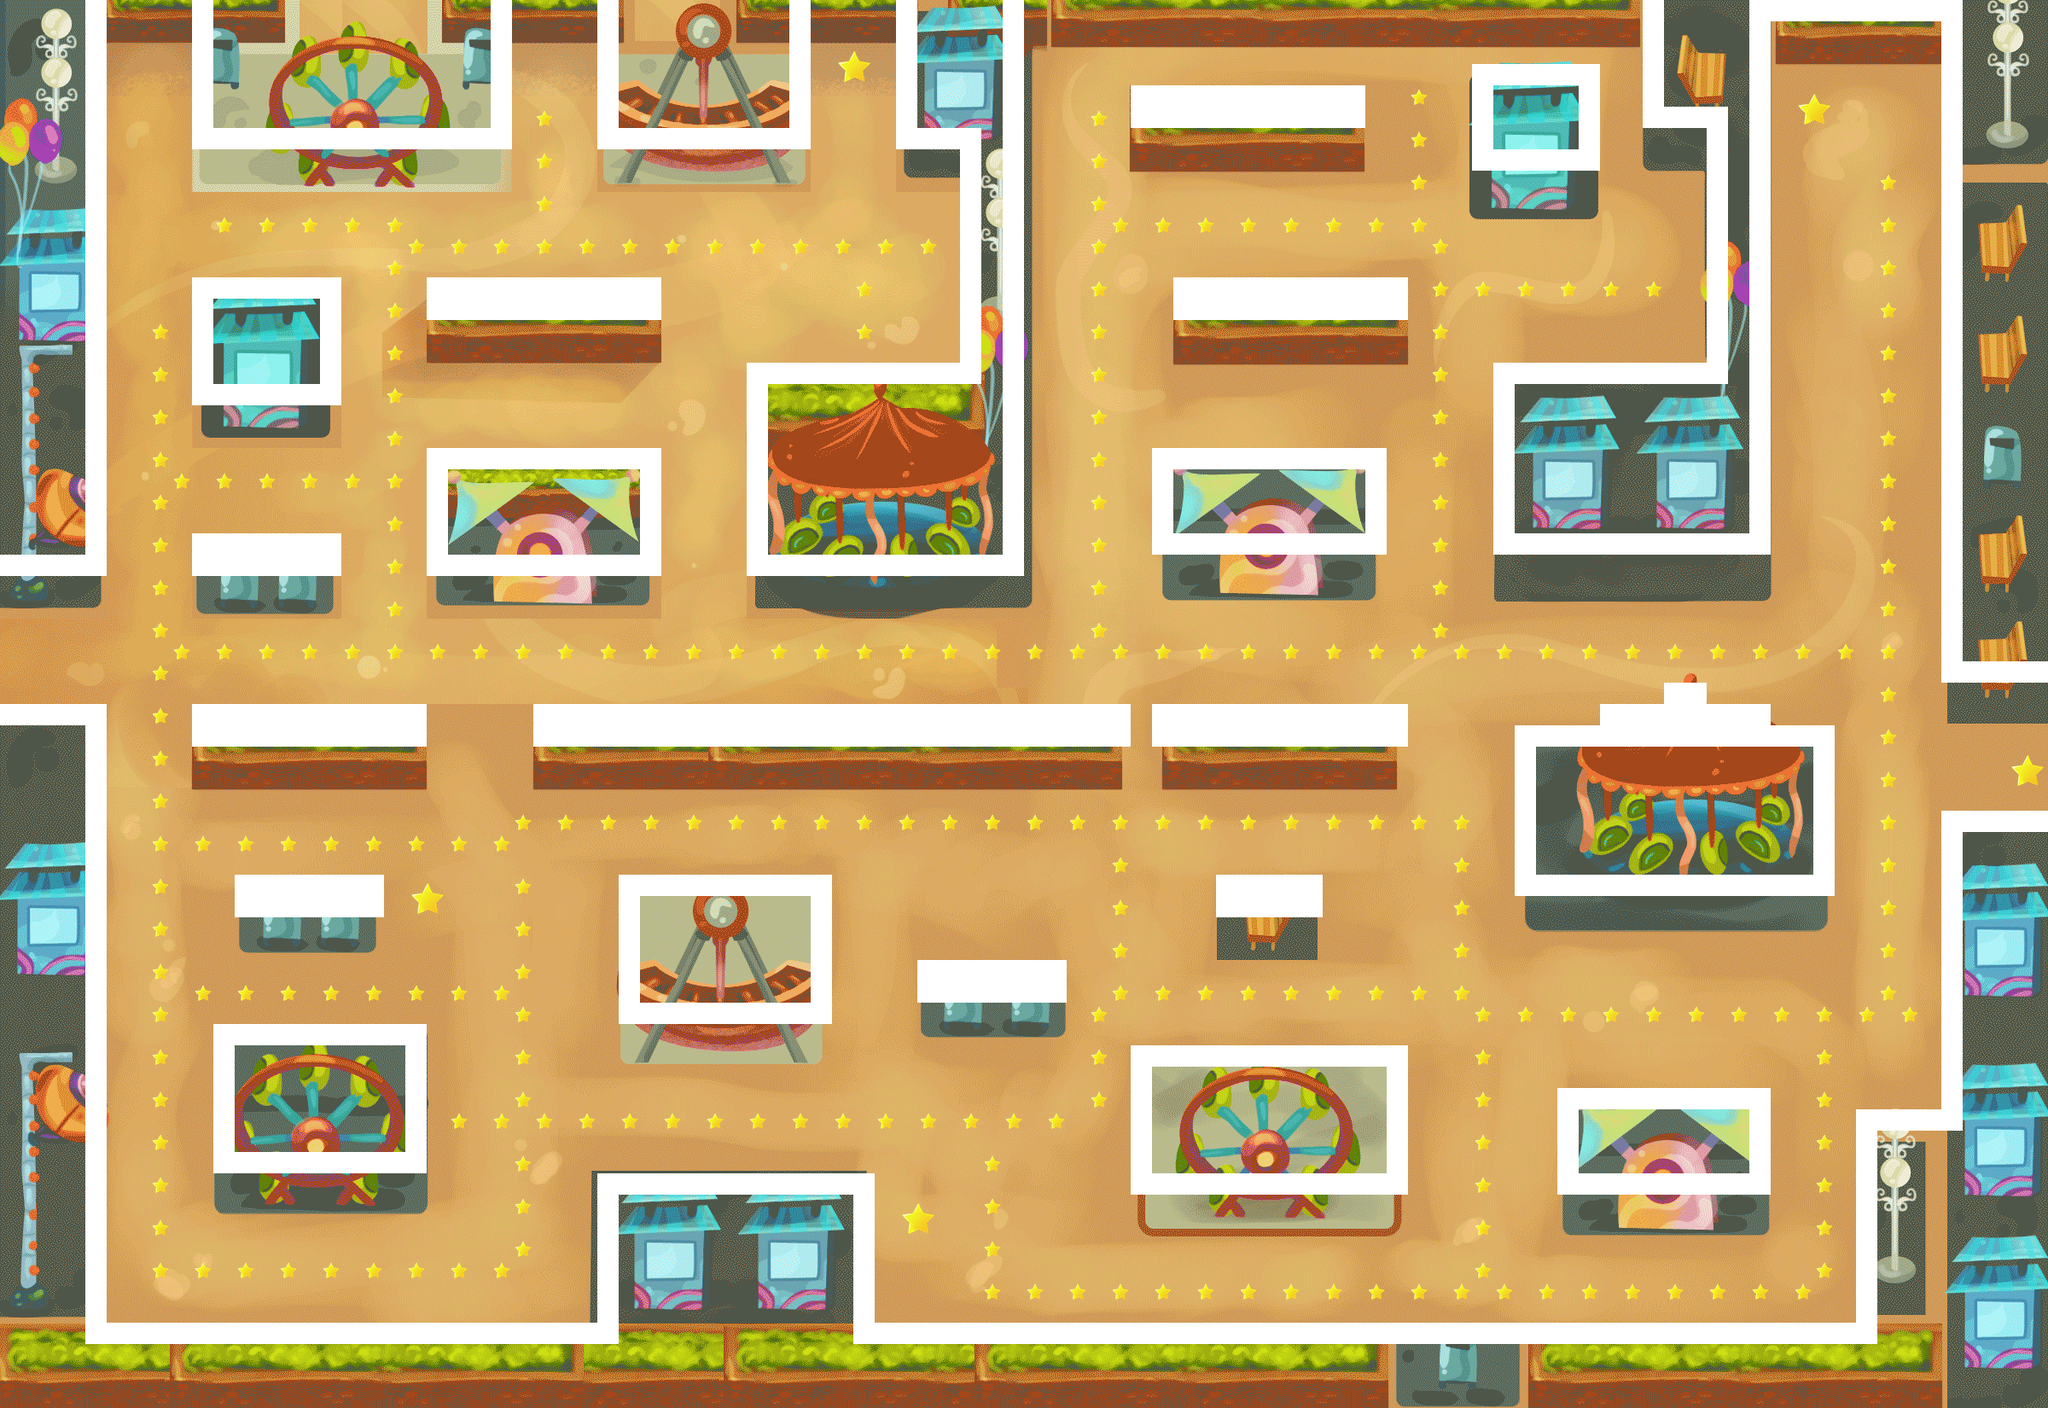

The image is a tile-based game level rendered from a .tmx file. Its description and source (layers, tilesets, objects; grid data summarised) follow:
An orthogonal 96x66 tile map with 25x25 px tiles, 2 tile layers (back, mapa), 4 tilesets.

<map version="1.0" orientation="orthogonal" width="96" height="66" tilewidth="25" tileheight="25">
 <tileset firstgid="1" name="wall" tilewidth="25" tileheight="25">
  <image source="../tiles/wall.png" width="25" height="25" />
 </tileset>
 <tileset firstgid="2" name="star" tilewidth="25" tileheight="21">
  <image source="../tiles/star.png" width="25" height="21" />
 </tileset>
 <tileset firstgid="3" name="star2" tilewidth="50" tileheight="41">
  <image source="../tiles/star2.png" width="50" height="41" />
 </tileset>
 <tileset firstgid="10" name="1" tilewidth="2400" tileheight="1650">
  <image source="../backgrounds/4.png" width="2400" height="1650" />
 </tileset>
 <layer name="back" width="96" height="66">
  <data>[6336 cells, 1 non-empty, 1 distinct tile ids]</data>
 </layer>
 <layer name="mapa" width="96" height="66">
  <data>[6336 cells, 1232 non-empty, 3 distinct tile ids]</data>
 </layer>
</map>
